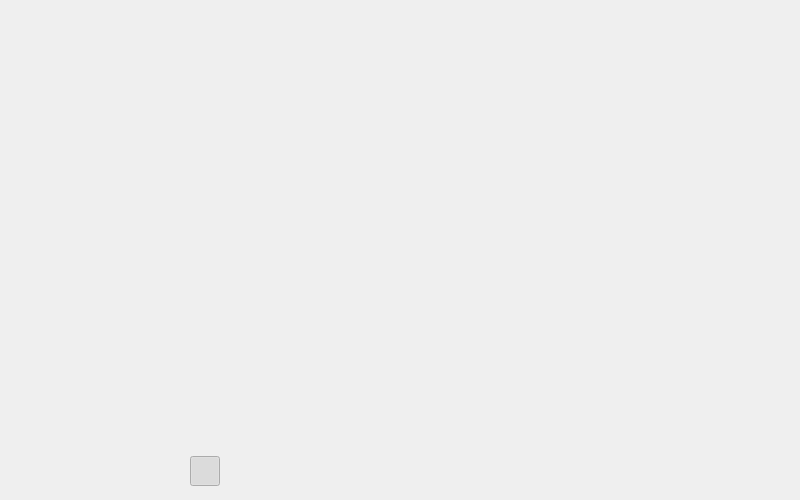
<?xml version="1.0" encoding="UTF-8"?>
<ui version="4.0">
 <class>Plot</class>
 <widget class="QWidget" name="Plot">
  <property name="geometry">
   <rect>
    <x>0</x>
    <y>0</y>
    <width>800</width>
    <height>500</height>
   </rect>
  </property>
  <property name="windowTitle">
   <string>Form</string>
  </property>
  <layout class="QVBoxLayout" name="verticalLayout">
   <item>
    <widget class="QCustomPlot" name="mPlot1" native="true"/>
   </item>
   <item>
    <widget class="QCustomPlot" name="mPlot2" native="true"/>
   </item>
   <item>
    <widget class="QCustomPlot" name="mPlot3" native="true"/>
   </item>
   <item>
    <widget class="QWidget" name="widget_4" native="true">
     <property name="maximumSize">
      <size>
       <width>16777215</width>
       <height>35</height>
      </size>
     </property>
     <layout class="QHBoxLayout" name="horizontalLayout">
      <property name="spacing">
       <number>30</number>
      </property>
      <property name="leftMargin">
       <number>30</number>
      </property>
      <property name="topMargin">
       <number>0</number>
      </property>
      <property name="rightMargin">
       <number>0</number>
      </property>
      <property name="bottomMargin">
       <number>0</number>
      </property>
      <item>
       <widget class="QPushButton" name="pushButton">
        <property name="minimumSize">
         <size>
          <width>30</width>
          <height>30</height>
         </size>
        </property>
        <property name="maximumSize">
         <size>
          <width>30</width>
          <height>30</height>
         </size>
        </property>
        <property name="text">
         <string/>
        </property>
        <property name="icon">
         <iconset resource="../res.qrc">
          <normaloff>:/Icon/ShowLegend.png</normaloff>:/Icon/ShowLegend.png</iconset>
        </property>
        <property name="iconSize">
         <size>
          <width>30</width>
          <height>30</height>
         </size>
        </property>
        <property name="checkable">
         <bool>true</bool>
        </property>
        <property name="checked">
         <bool>true</bool>
        </property>
        <property name="flat">
         <bool>true</bool>
        </property>
       </widget>
      </item>
      <item>
       <widget class="QPushButton" name="pushButton_2">
        <property name="minimumSize">
         <size>
          <width>30</width>
          <height>30</height>
         </size>
        </property>
        <property name="maximumSize">
         <size>
          <width>30</width>
          <height>30</height>
         </size>
        </property>
        <property name="text">
         <string/>
        </property>
        <property name="icon">
         <iconset resource="../res.qrc">
          <normaloff>:/Icon/cursor.png</normaloff>:/Icon/cursor.png</iconset>
        </property>
        <property name="iconSize">
         <size>
          <width>30</width>
          <height>30</height>
         </size>
        </property>
        <property name="checkable">
         <bool>true</bool>
        </property>
        <property name="flat">
         <bool>true</bool>
        </property>
       </widget>
      </item>
      <item>
       <widget class="QPushButton" name="pushButton_3">
        <property name="maximumSize">
         <size>
          <width>30</width>
          <height>30</height>
         </size>
        </property>
        <property name="text">
         <string/>
        </property>
        <property name="icon">
         <iconset resource="../res.qrc">
          <normaloff>:/Icon/clear.png</normaloff>:/Icon/clear.png</iconset>
        </property>
        <property name="iconSize">
         <size>
          <width>30</width>
          <height>30</height>
         </size>
        </property>
        <property name="flat">
         <bool>true</bool>
        </property>
       </widget>
      </item>
     </layout>
    </widget>
   </item>
  </layout>
 </widget>
 <customwidgets>
  <customwidget>
   <class>QCustomPlot</class>
   <extends>QWidget</extends>
   <header>plot/qcustomplot.h</header>
   <container>1</container>
  </customwidget>
 </customwidgets>
 <resources>
  <include location="../res.qrc"/>
 </resources>
 <connections/>
</ui>
